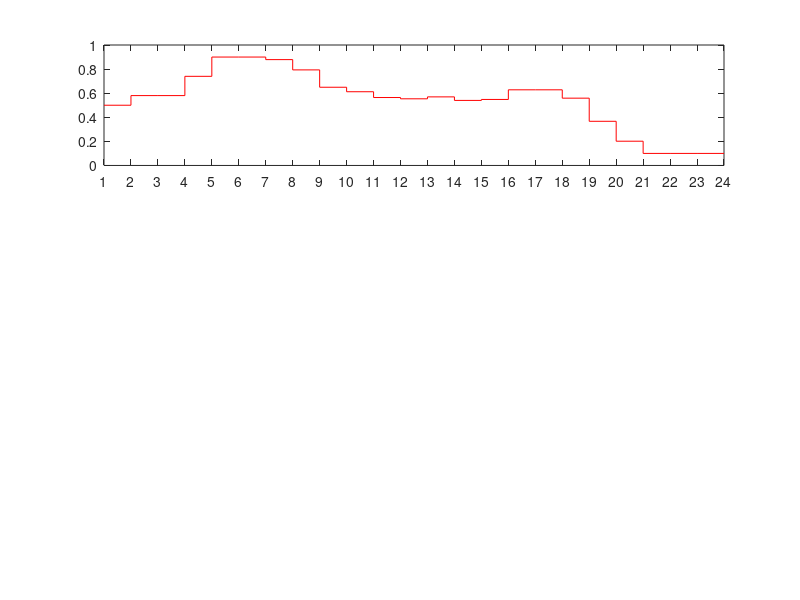

This figure's MATLAB source: (Note: this script raises an error after producing the figure.)
clear all;clc;
%plot the results of multiple imitation learning
data=csvread('comparative_batt_pol_soc51.csv');
proposed_method = data(1,:);
dp = data(2,:);
Aggregated = data(3,:);

t=1:1:24;
figure()
subplot(3,1,1)
stairs(t,proposed_method,'r')
ylim([0 1])
set(gca, 'xlim', [1,24], 'xtick', 1:24)
ylabel('SOC',fontsize=12)
legend('MAIL',fontsize=12)
ax = gca;
ax.FontSize = 12;
subplot(3,1,2)
stairs(t,dp)
ylim([0 1])
set(gca, 'xlim', [1,24], 'xtick', 1:24)
ylabel('SOC',fontsize=12)
legend('DP',fontsize=12)
ax = gca;
ax.FontSize = 12;
subplot(3,1,3)
stairs(t,Aggregated)
ylim([0 1])
set(gca, 'xlim', [1,24], 'xtick', 1:24)
xlabel('Time(hour)',fontsize=12)
ylabel('SOC',fontsize=12)
legend('Aggregated Q',fontsize=12)
ax = gca;
ax.FontSize = 12;
% title('Output of different methods')

a=data(1:3,:);
figure()
stairs(a')
ylim([0 1])
set(gca, 'xlim', [1,24], 'xtick', 1:24)
xlabel('Time(hour)',fontsize=12)
ylabel('SOC',fontsize=12)
legend('MAIL','DP','Aggregated Q',fontsize=12)
ax = gca;
ax.FontSize = 12;
title('SOC Comparations of different methods')




